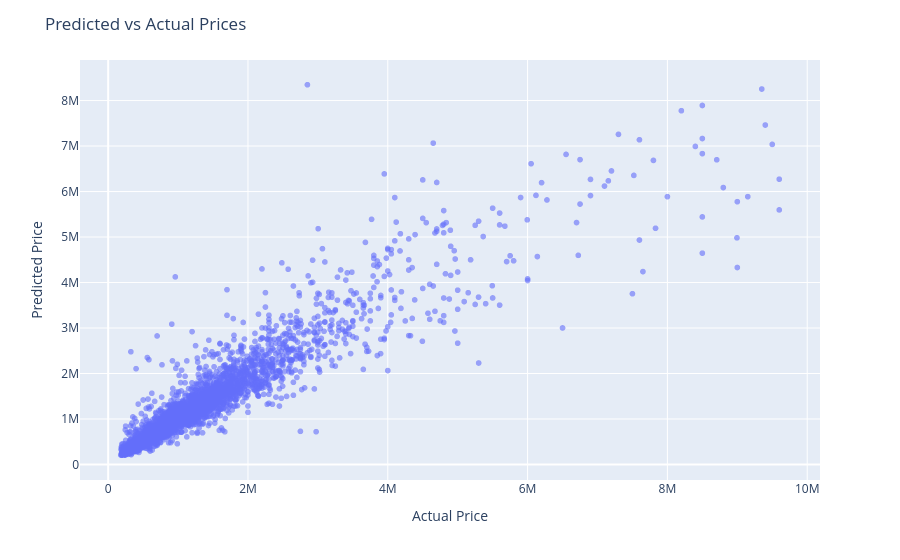

This figure's notebook cell:
### Markdown cell above
Make an interactive graph

### Code cell
plot_df = features_test.copy()
plot_df['PredictedPrice'] = predicted_close  # or output_test for NN
plot_df['ActualPrice'] = close_test

# Add any extra info you want to see on hover
plot_df['HoverInfo'] = (
    'YearBuilt: ' + plot_df['YearBuilt'].astype(str)+'<br>' +
    'BathroomsTotalInteger: ' + plot_df["BathroomsTotalInteger"].astype(str) + '<br>' +
    'BedroomsTotal: ' + plot_df["BedroomsTotal"].astype(str) + '<br>' +
    'GarageSpaces: ' + plot_df["GarageSpaces"].astype(str) +'<br>' +
    'Longitude: ' + plot_df["Longitude"].astype(str)+'<br>' +
    'Latitude: ' + plot_df["Latitude"].astype(str) + '<br>' +
    "PostalCodeAverage: " + plot_df["PostalCodeAverage"].astype(str) +'<br>' +
    'PostalCode: ' + testing_data['PostalCode'].astype(str) + '<br>' +
    'Living Area: ' + plot_df['LivingArea'].astype(str) + ' sqft<br>' +
    'LotSize: ' + plot_df['LotSizeAcres'].astype(str) + ' acres'
)

# Interactive scatter
fig = px.scatter(
    plot_df, 
    x='ActualPrice', 
    y='PredictedPrice', 
    hover_data=['HoverInfo'],   # show these on hover
    opacity=0.6
)

fig.update_layout(
    title='Predicted vs Actual Prices',
    xaxis_title='Actual Price',
    yaxis_title='Predicted Price'
)

fig.show()

### Figure 1 — Plotly figure (JSON) as saved in the notebook; plotly's stock layout.template omitted (floating-point values rounded to 4 significant figures; data arrays with more than 128 entries replaced by an {"elided": "..."} marker saying what was removed)
{"data": [{"customdata": {"elided": "6554x1 str values"}, "hovertemplate": "ActualPrice=%{x}<br>PredictedPrice=%{y}<br>HoverInfo=%{customdata[0]}<extra></extra>", "legendgroup": "", "marker": {"color": "#636efa", "opacity": 0.6, "symbol": "circle"}, "mode": "markers", "name": "", "showlegend": false, "type": "scattergl", "x": {"elided": "6554 float values"}, "xaxis": "x", "y": {"elided": "6554 float values"}, "yaxis": "y"}], "layout": {"legend": {"tracegroupgap": 0}, "margin": {"t": 60}, "title": {"text": "Predicted vs Actual Prices"}, "xaxis": {"anchor": "y", "domain": [0, 1], "title": {"text": "Actual Price"}}, "yaxis": {"anchor": "x", "domain": [0, 1], "title": {"text": "Predicted Price"}}}}
